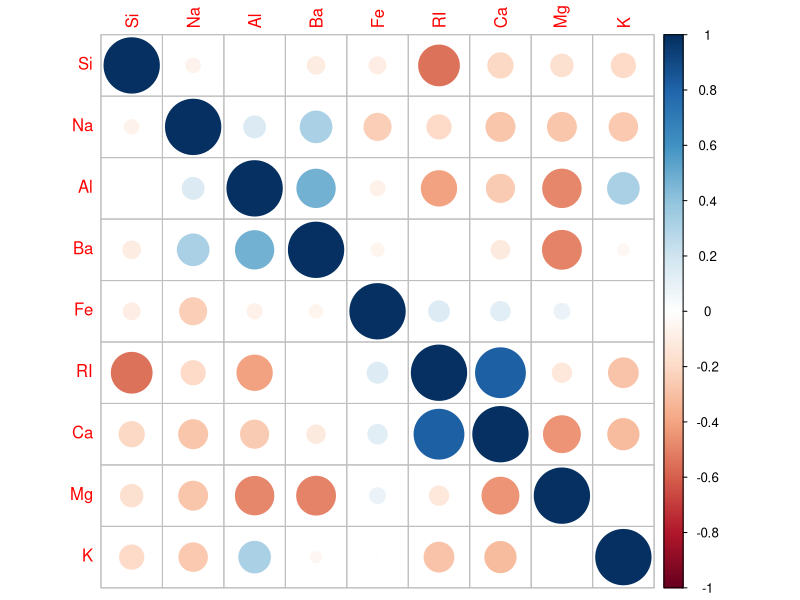
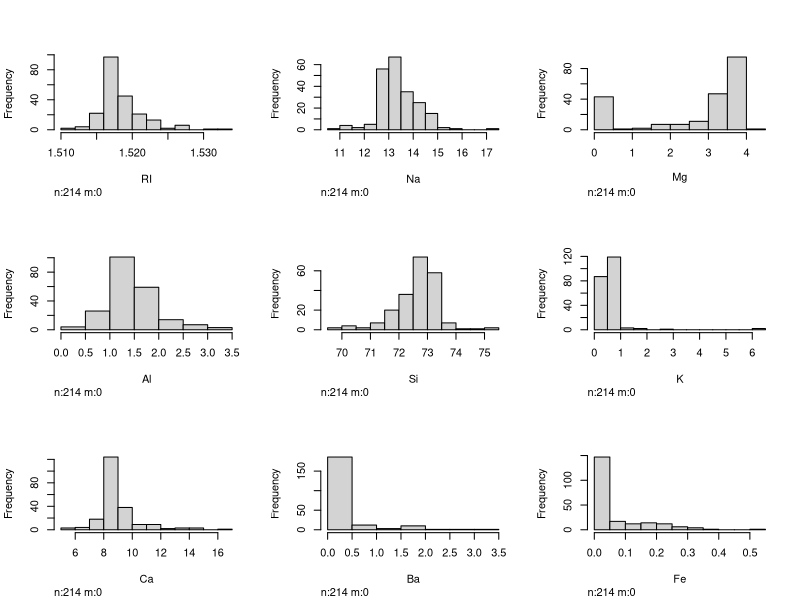
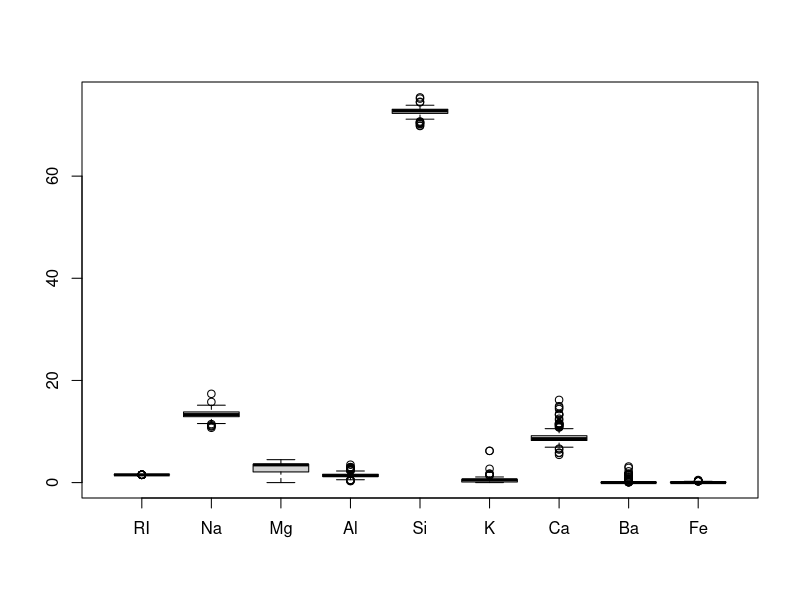

These figures' R source, in order:
#Module 1 exercises 

setwd("C:/Users/13234/Documents/usd_data_sci/503_applied_predictve_modeling/mod1")

#exercise 1: 
#a.	Using visualizations, explore the predictor variables to 
#understand their distributions as well as the relationships between predictors.
#b.	Do there appear to be any outliers in the data? Are any predictors skewed?
#c.	Are there any relevant transformations of one or more predictors that
#might improve the classification model?

#we have 9 predictors, a refreactive index and element percentage for 8 elements.

library(mlbench)
data(Glass)
df = as.data.frame(Glass)

#a. visualize. 
require(corrplot)
#extract predictors into correlogram 
predictors = subset(df,select=-c(Type))
predictors.cor = cor(predictors)
corrplot(predictors.cor,order="hclust")

#we can also pick a threshold such as 0.4 to decide if we have a colinearity issue.
#potentially problematic areas: RI->AL, RI->SI, RI->CA 
#								MG->AL, MG->CA, MG->BA
#								AL->BA 

thresh_cors = ifelse(abs(predictors.cor)>=0.4,1,0)
print(thresh_cors) 

#we also observe a distribution of each variable 
#looking at skewness helps too. 

#findings:
library(Hmisc) 
hist.data.frame(predictors)

require(e1071)
svals <- apply(predictors,2,skewness)
print(svals)

#for normality, we can also use the shapiro wilkes test 
#p>0.05 means normality.

for (i in names(predictors)){
	pval <- shapiro.test(predictors[,i])[2]
	result<-ifelse(pval >=0.05,"Normal","Not Normal")
	print(paste("shapiro test for:",i,"=",result,pval))
}

#all evidence concludes that the predictors are not normally distributed. 
#MG and SI are skewed left, NA and SI are the only predictors with a skewness < abs(1),
#all other predictors are right skewed 

#finding outliers in the data , are any predictors skewed 
#define an outlier as two sd's away from the mean 
#using a boxplot, we find that NA, SI, AL, K, CA, and BA have a considerable number of outliers. 

boxplot(predictors)

#c. are there any relevant transformations to improve the model? 
#we can determine this with the box-cox transformation package in R. 
